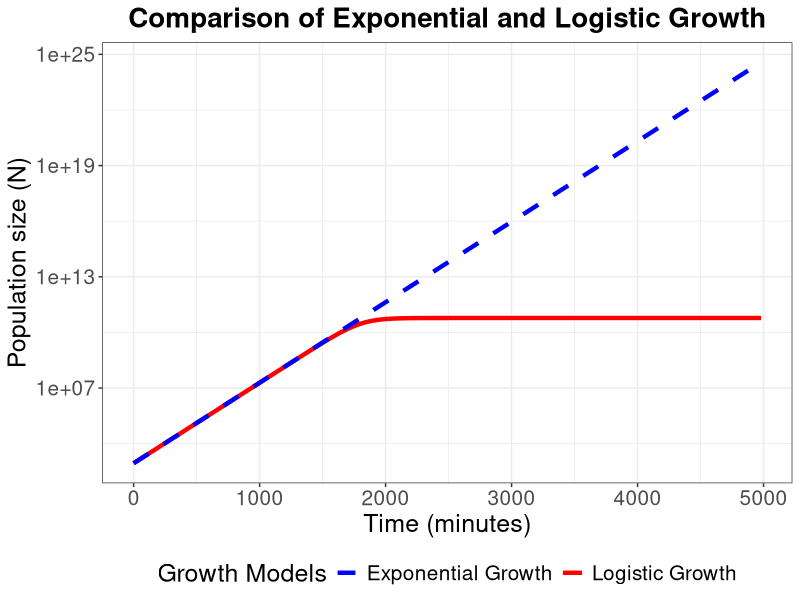
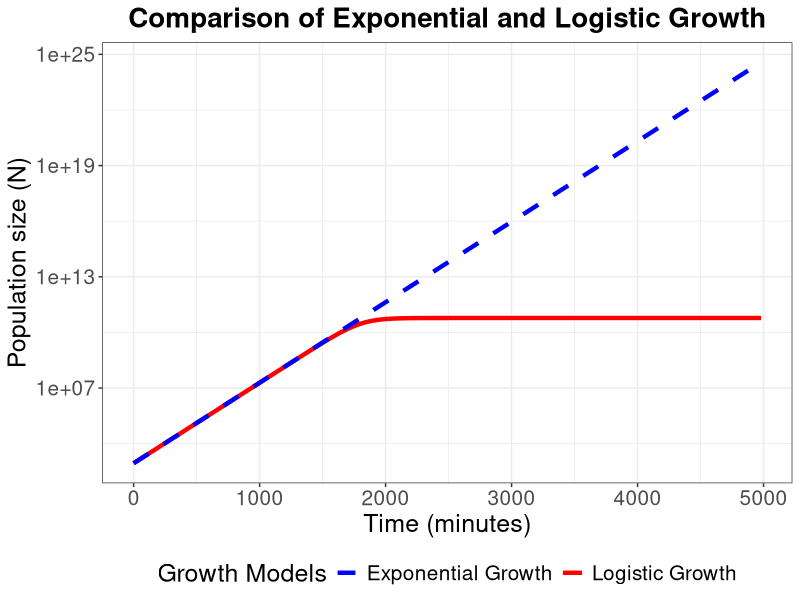

Generate these figures, in order, with R:
#Question 2 
#Code to calculate population size under logistic and exponential growth

#Population parameters
T = 4980
N0 = 879
R = 0.01
K = 6e+10

#Logistic Growth Function 
##  N <- (N0*K*exp(r*t))/(K-N0+N0*exp(r*t)) ##

N_logistic <- (879*6.000e+10*exp(0.01*4980))/(6.000e+10 - 879 + 879*exp(0.01*4980))
N_logistic

#Exponential Growth Function 
## N <- N0*exp(r*t) ##

N_exponential <- 879*exp(0.01*4980)
N_exponential


comparison_table <- data.frame(
  Model = c("Logistic Growth", "Exponential Growth"),
  Population_Size = c(N_logistic, N_exponential))
comparison_table





#Question 3
#Generate a plot comparing exponential and logistic growth

growth_data <- read.csv("experiment.csv")  

#install.packages("ggplot2")
library(ggplot2)

# Parameters from analysis
N0 <- 879       # Initial population size
r <- 0.01       # Growth rate
K <- 6e+10      # Carrying capacity

# Define logistic growth function
logistic_fun <- function(t) {
  N <- (N0*K*exp(r*t))/(K - N0 + N0*exp(r*t))
  return(N)
}

# Define exponential growth function
exponential_fun <- function(t) {
  N <- N0*exp(r*t)
  return(N)
}

#Creating the plot to compare logistic and exponential functions
comparison_plot <- ggplot(aes(x = t, y = N), data = growth_data) +
  geom_function(aes(color = "Logistic Growth"), fun = logistic_fun, linetype = "solid", linewidth = 1.5) +  #Logistic growth curve
  geom_function(aes(color = "Exponential Growth"), fun = exponential_fun, linetype = "dashed", linewidth = 1.5) +  #Exponential growth curve
  scale_y_log10() +
  scale_color_manual(
    name = "Growth Models",  #Legend title
    values = c("Logistic Growth" = "red", "Exponential Growth" = "blue")) +  #Red and blue is a colour blind friendly combination, dashed and solid line help to differentitate curves further
  xlab("Time (minutes)") +
  ylab("Population size (N)") +
  ggtitle("Comparison of Exponential and Logistic Growth") +
  theme_bw() +
  theme(
    plot.title = element_text(hjust = 0.5, size = 20, face = "bold"),
    axis.title = element_text(size = 18),  #Increase axis label size
    axis.text = element_text(size = 15),   #Increase axis tick label size
    legend.title = element_text(size = 18),
    legend.text = element_text(size = 15),
    legend.position = "bottom")  #Position the legend below the plot

comparison_plot


#Save the plot with a fixed size to ensure reproducibility 
ggsave("comparison_plot.png", plot = comparison_plot, width = 8, height = 6, dpi = 300)
